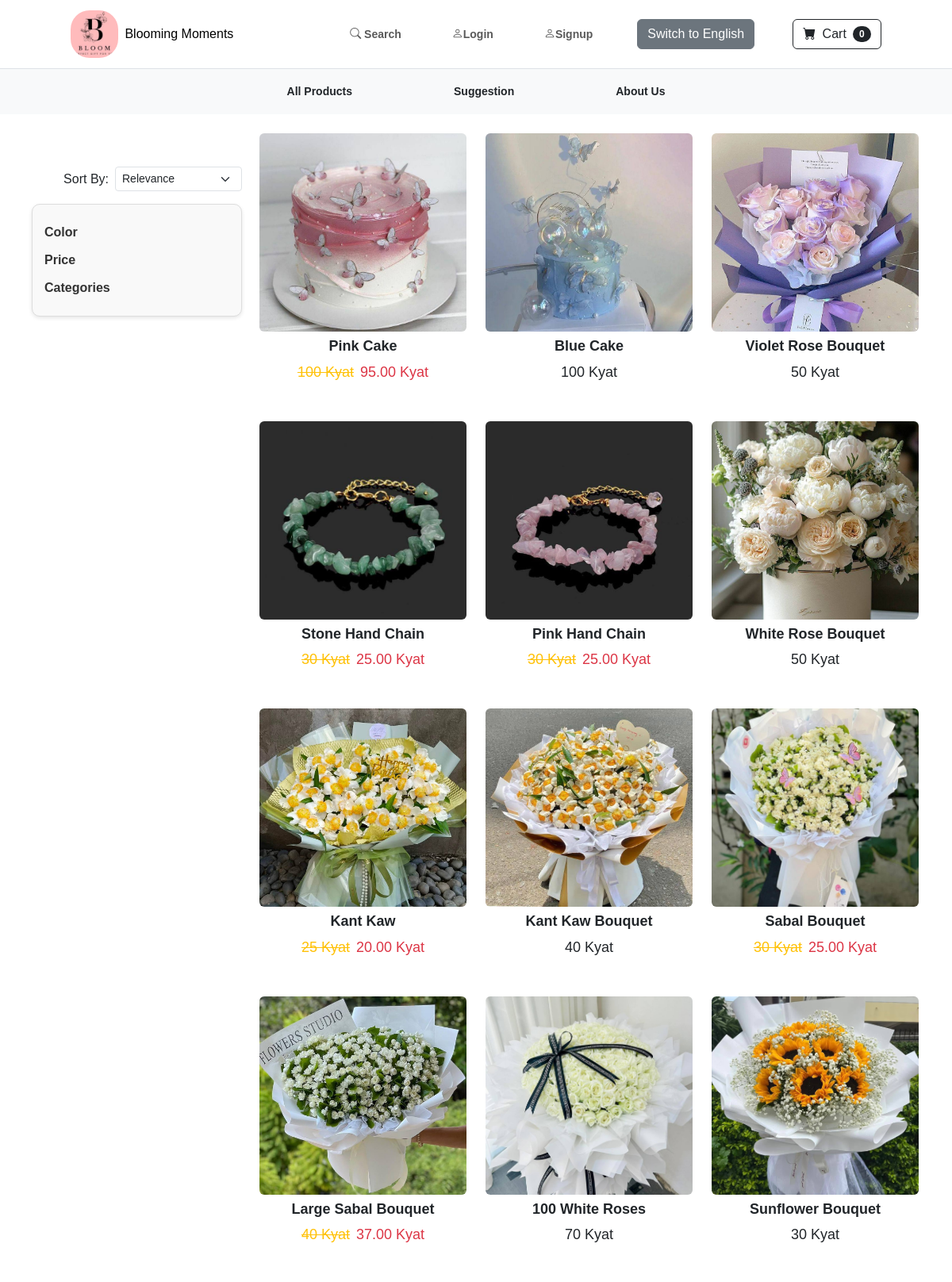
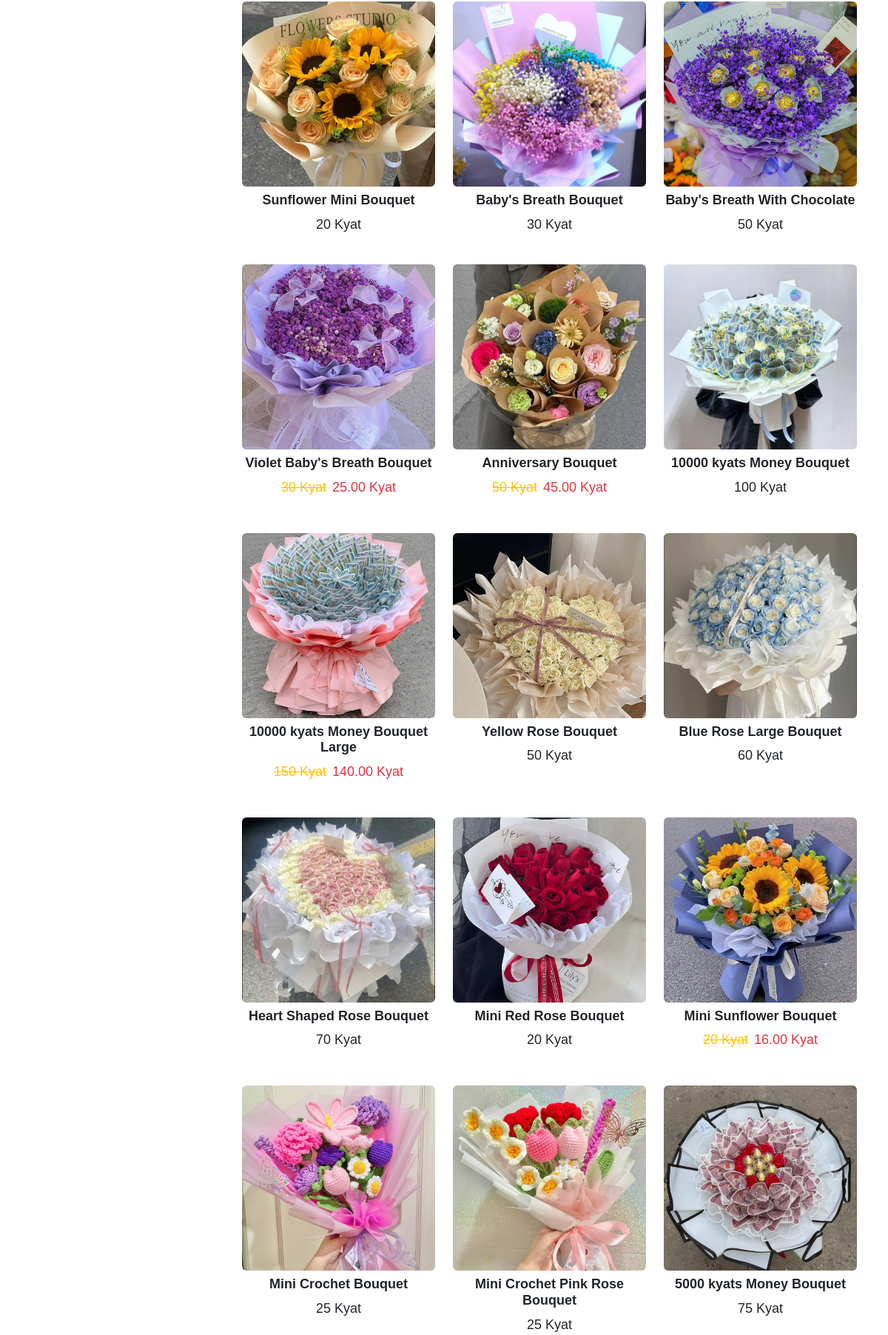
The app's page /product/ (upper part) with its own data (2 pictures, top to bottom).
### store/models.py (models this page shows, shortened)
class Product(models.Model):
  name = models.CharField(max_length=100)
  price = models.PositiveIntegerField(default=0)
  category = models.ForeignKey(Category,on_delete = models.CASCADE,null=True, blank=True)
  color = models.ForeignKey(Color,null=True, blank=True,on_delete=models.CASCADE)
  description = models.CharField(max_length=250,default='',blank=True,null = True)
  image = models.ImageField(upload_to = 'uploads/product/')
  is_sale = models.BooleanField(default =False)
  sale_price = models.DecimalField(default=0,decimal_places=2,max_digits=6)

### store/views.py (the view)
# urls.py: path('product/',views.products,name="product"),
def products(request):
  products = Product.objects.all()
  language = request.session.get('language', 'eng')  # Default to English
  template_name = 'product_eng.html' if language == 'eng' else 'product_mm.html'
  colors = Color.objects.all()
  categories = Category.objects.all()
  return render(request,template_name,{'products':products,'colors':colors,'categories':categories})

### cart/cart.py (called while the page is built)
  def __len__(self):
    return len(self.cart)

### cart/context_processors.py (called while the page is built)
def cart(request):
  return {'cart':Cart(request)}

### store/templates/product_eng.html (shortened to what this page needs)
{% extends 'base.html' %}
{% load static %}
{% block styles %}
<link rel="stylesheet" href="{% static 'css/product.css' %}">
{% endblock %}
{% block content %}
<div class="container mt-4">
    <div class="row">
        <div class="col-md-3 d-none d-md-block sticky-sidebar sticky-top" style=" top: 200px;max-height: calc(100vh - 100px); overflow-y: auto; background: white; padding: 10px;z-index: 1000; ">
            <div class="sort-by-container d-md-flex justify-content-end align-items-center mb-3">
                <label for="sortBy" class="me-2">Sort By:</label>
                <select id="sortBy" class="form-select form-select-sm w-auto">
                    <option value="relevance">Relevance</option>
                </select>
            </div>
            <div class="filters-container">
                <div class="filter-section">
                    <h4 onclick="toggleFilter('colorContent', this)">Color</h4>
                </div>
                <div class="filter-section mt-3">
                    <h4 onclick="toggleFilter('priceContent', this)">Price</h4>
                </div>
                <div class="filter-section mt-3">
                    <h4 onclick="toggleFilter('flowerTypeContent', this)">Categories</h4>
                </div>
            </div>
        </div>
        <div class="col-md-9">
            <div class="row g-4" id="filteredProducts">
                {% for product in products %}
                <div class="col-6 col-md-4">
                    <div class="collection">
                        {% if product.is_sale %}
                            <div class="badge bg-danger text-white position-absolute badge-sale" style="top: 10px; right: 10px;">Sale</div>
                        {% endif %}
                        <a href="{% url 'product_detail' product.id %}" class="btn">
                            <img src="{{ product.image.url }}" alt="{{ product.name }}">
                        </a>
                        <h3 class="mt-2">{{ product.name }}</h3>
                            {% if product.is_sale %}
                                <div class="d-flex justify-content-center small text-warning mb-2">
                                    <p class="text-decoration-line-through">{{ product.price }} Kyat</p>
                                    <p class="ms-2 text-danger">{{ product.sale_price }} Kyat</sp>
                                </div>
                            {% else %}
                                <p>{{ product.price }} Kyat</p>
                            {% endif %}
                    </div>
                </div>
                {% endfor %}
            </div>
        </div>
    </div>
</div>
{% endblock %}

### static/css/styles.css (style rules this page uses)
body { font-family: 'Lora', serif; background-color: whitesmoke; margin: 0; padding: 0; }
h1, h2, h3 { font-weight: 700; }
a { text-decoration: none; }
.container { max-width: 1140px; }
img { max-width: 100%; height: auto; }

### static/css/product.css (style rules this page uses)
body { font-family: Arial, sans-serif; background-color: #ffffff; }
.filters-container { width: 100%; background: #f9f9f9; padding: 15px; border: 1px solid #ddd; border-radius: 10px; box-shadow: 0 2px 5px rgba(0, 0, 0, 0.1); }
.filters-container h4 { font-size: 16px; font-weight: bold; margin: 10px 0; cursor: pointer; color: #333; }
.collection img { width: 100%; height: 250px; object-fit: cover; transition: transform 0.3s ease; }
.collection h3, .collection p { text-align: center; font-size: 18px; }
.collection a.btn { padding: 0; border: none; background-color: transparent; display: block; overflow: hidden; }
@media (min-width: 769px) { .filters-container { position: sticky; top: 20px; } }

### records on screen
Product: image (picture), name "Pink Cake", price "100", sale_price "95.00"
Product: image (picture), name "Blue Cake", price "100"
Product: image (picture), name "Violet Rose Bouquet", price "50"
Product: image (picture), name "Stone Hand Chain", price "30", sale_price "25.00"
Product: image (picture), name "Pink Hand Chain", price "30", sale_price "25.00"
Product: image (picture), name "White Rose Bouquet", price "50"
Product: image (picture), name "Kant Kaw", price "25", sale_price "20.00"
Product: image (picture), name "Kant Kaw Bouquet", price "40"
Product: image (picture), name "Sabal Bouquet", price "30", sale_price "25.00"
Product: image (picture), name "Large Sabal Bouquet", price "40", sale_price "37.00"
Product: image (picture), name "100 White Roses", price "70"
Product: image (picture), name "Sunflower Bouquet", price "30"
Product: image (picture), name "Sunflower Mini Bouquet", price "20"
Product: image (picture), name "Baby's Breath Bouquet", price "30"
Product: image (picture), name "Baby's Breath With Chocolate", price "50"
Product: image (picture), name "Violet Baby's Breath Bouquet", price "30", sale_price "25.00"
Product: image (picture), name "Anniversary Bouquet", price "50", sale_price "45.00"
Product: image (picture), name "10000 kyats Money Bouquet", price "100"
Product: image (picture), name "10000 kyats Money Bouquet Large", price "150", sale_price "140.00"
Product: image (picture), name "Yellow Rose Bouquet", price "50"
Product: image (picture), name "Blue Rose Large Bouquet", price "60"
Product: image (picture), name "Heart Shaped Rose Bouquet", price "70"
Product: image (picture), name "Mini Red Rose Bouquet", price "20"
Product: image (picture), name "Mini Sunflower Bouquet", price "20", sale_price "16.00"
Product: image (picture), name "Mini Crochet Bouquet", price "25"
Product: image (picture), name "Mini Crochet Pink Rose Bouquet", price "25"
Product: image (picture), name "5000 kyats Money Bouquet", price "75"

### other values on screen
{{ cart|length }} "0"
